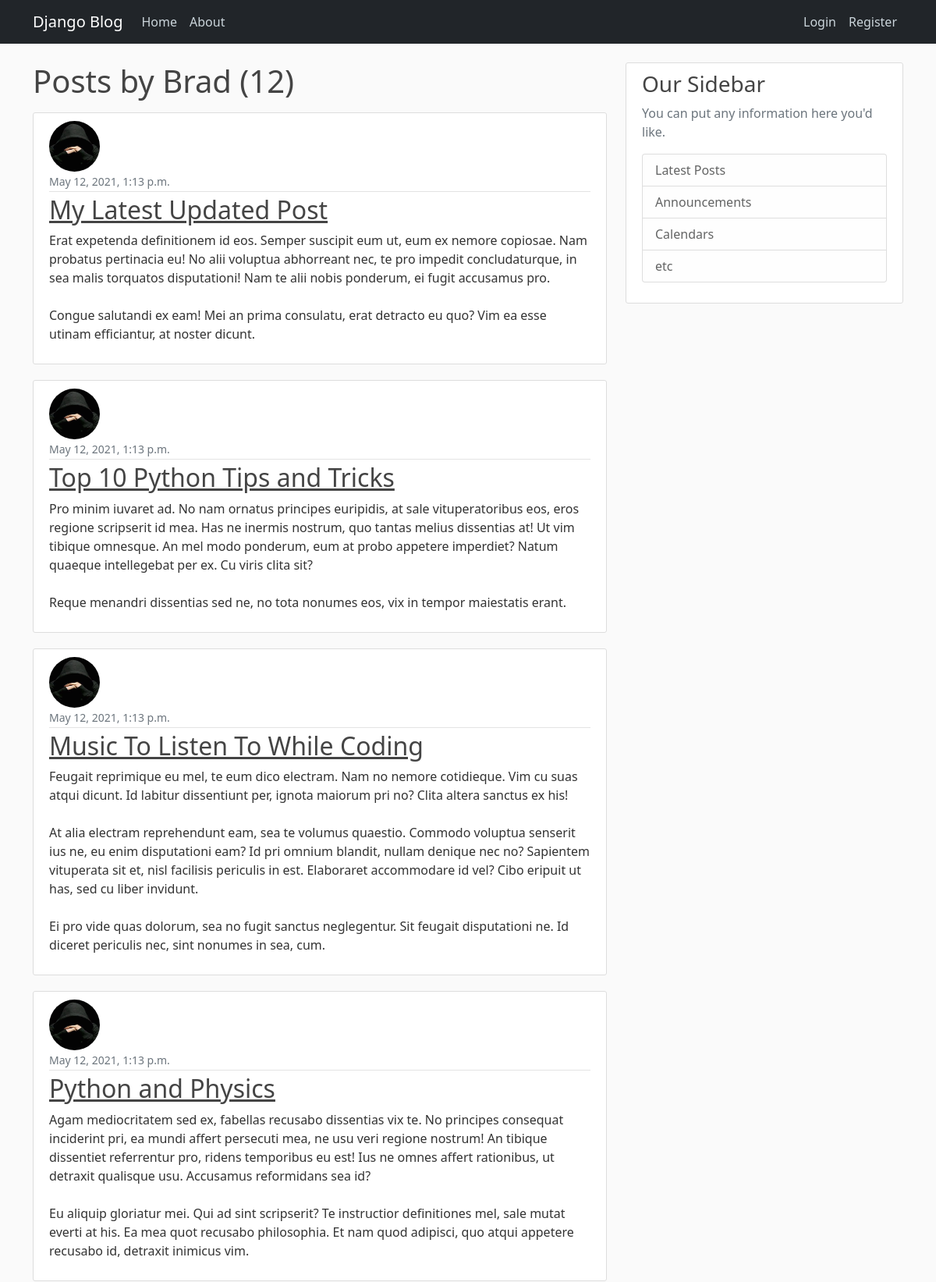
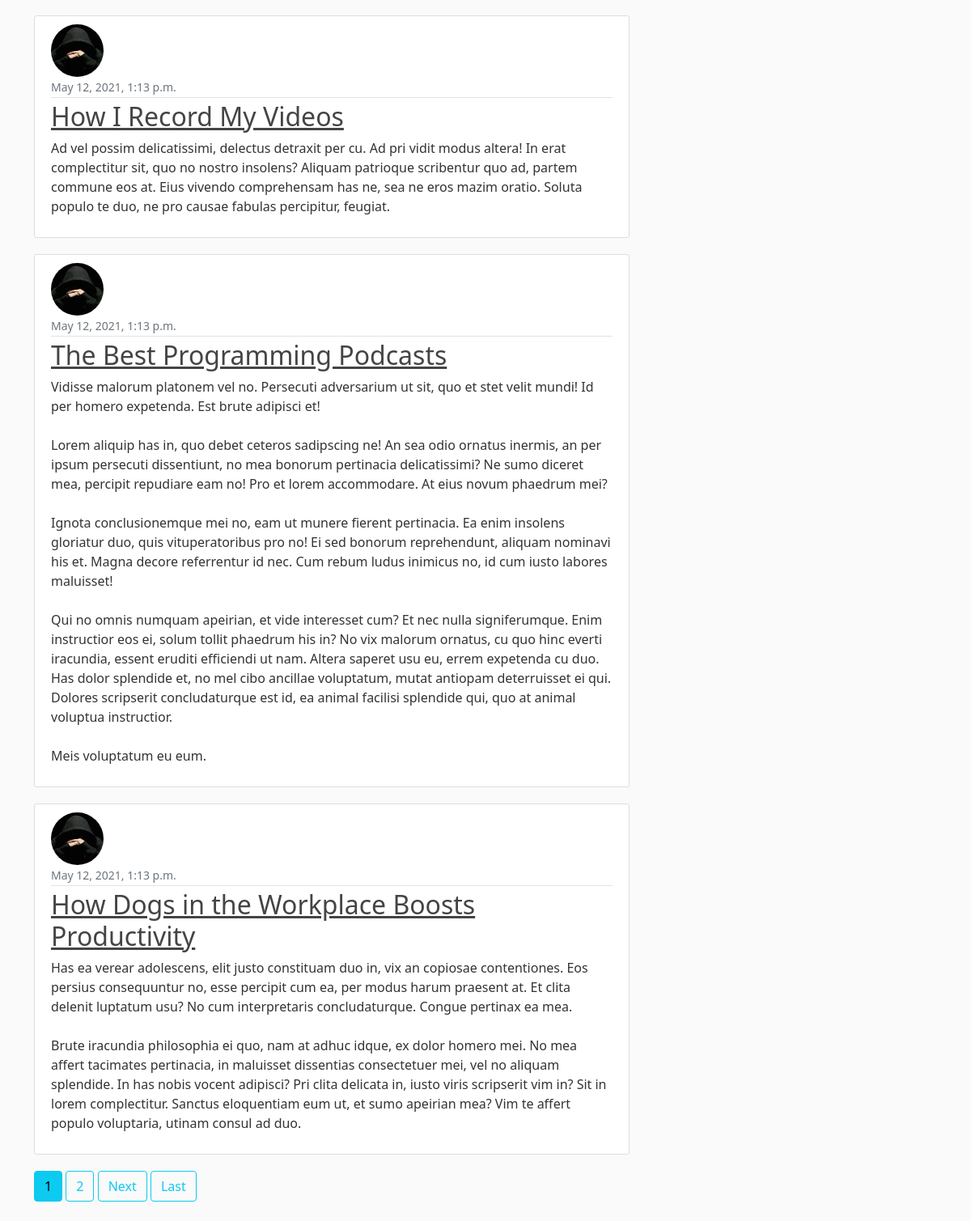
The app's page /user/brad with its own data (2 pictures, top to bottom).
### coolApp/models.py (models this page shows, shortened)
class Post(models.Model):
    title = models.CharField(max_length = 100)
    content = models.TextField()
    date_posted = models.DateTimeField(default=timezone.now)
    author = models.ForeignKey(User, on_delete=models.CASCADE)

### users/models.py (models this page shows, shortened)
class Profile(models.Model):
    user = models.OneToOneField(User, on_delete=models.CASCADE)
    image = models.ImageField(default='default.jpg', upload_to='profile_pics')

### coolApp/views.py (the view)
# urls.py: path('user/<str:username>',UserPostListView.as_view(), name = 'user-posts'),
class UserPostListView(ListView):
    model = Post
    template_name = 'coolApp/user_posts.html' #<app>/<model>_<viewtype>.html
    context_object_name = 'posts'
    paginate_by = 7
    def get_queryset(self):
        user = get_object_or_404(User, username=self.kwargs.get('username'))
        return Post.objects.filter(author=user).order_by('-date_posted')

### coolApp/templates/coolApp/user_posts.html (shortened to what this page needs)
{%  extends 'coolApp/index.html' %}
{%  block content %}
    <h1 class="mb-3">Posts by {{ view.kwargs.username.capitalize }} ({{ page_obj.paginator.count }})</h1>
    {% for post in posts %}
        <article class="media content-section">
          <img  class="rounded-circle article-img"   src="{{ post.author.profile.image.url }}" alt="">
            <div class="media-body">
              <div class="article-metadata">
                <small class="text-muted">{{ post.date_posted }}</small>
              </div>
              <h2><a class="article-title" href="{% url 'post-detail' post.id %}">{{ post.title }}</a></h2>
              <p class="article-content">{{ post.content }}</p>
            </div>
        </article>
    {% endfor %}
    {% if is_paginated %}
      {% for num in page_obj.paginator.page_range %}
        {% if page_obj.number == num %}
          <a href="?page={{ num }}" class="btn btn-info mb-4">{{ num }}</a>
        {% elif num > page_obj.number|add:'-3' and  num < page_obj.number|add:'3' %}
          <a href="?page={{ num }}" class="btn btn-outline-info mb-4">{{ num }}</a>
        {% endif %}
      {% endfor %}
      {% if page_obj.has_next %}
        <a href="?page={{ page_obj.next_page_number }}" class="btn btn-outline-info mb-4">Next</a>
        <a href="?page={{ page_obj.paginator.num_pages }}" class="btn btn-outline-info mb-4">Last</a>
      {% endif %}
    {% endif %}
{% endblock content %}

### coolApp/static/coolApp/main.css (style rules this page uses)
body { background: #fafafa; color: #333333; margin-top: 5rem; }
h1, h2, h3, h4, h5, h6 { color: #444444; }
.content-section { background: #ffffff; padding: 10px 20px; border: 1px solid #dddddd; border-radius: 3px; margin-bottom: 20px; }
.article-title { color: #444444; }
.article-content { white-space: pre-line; }
.article-img { height: 65px; width: 65px; margin-right: 16px; }
.article-metadata { padding-bottom: 1px; margin-bottom: 4px; border-bottom: 1px solid #e3e3e3 }

### records on screen
Post: author.profile.image (placeholder picture), date_posted "May 12, 2021, 1:13 p.m.", title "My Latest Updated Post", content "Erat expetenda definitionem id eos. Semper suscipit eum ut, eum ex nemore copiosae. Nam probatus pertinacia eu! No alii voluptua abhorreant nec, te pro impedit concludaturque, in sea malis torquatos disputationi! Nam te alii nobis ponderum, ei fugit accusamus pro. Congue salutandi ex eam! Mei an prima consulatu, erat detracto eu quo? Vim ea esse utinam efficiantur, at noster dicunt."
Post: author.profile.image (placeholder picture), date_posted "May 12, 2021, 1:13 p.m.", title "Top 10 Python Tips and Tricks", content "Pro minim iuvaret ad. No nam ornatus principes euripidis, at sale vituperatoribus eos, eros regione scripserit id mea. Has ne inermis nostrum, quo tantas melius dissentias at! Ut vim tibique omnesque. An mel modo ponderum, eum at probo appetere imperdiet? Natum quaeque intellegebat per ex. Cu viris clita sit? Reque menandri dissentias sed ne, no tota nonumes eos, vix in tempor maiestatis erant."
Post: author.profile.image (placeholder picture), date_posted "May 12, 2021, 1:13 p.m.", title "Music To Listen To While Coding", content "Feugait reprimique eu mel, te eum dico electram. Nam no nemore cotidieque. Vim cu suas atqui dicunt. Id labitur dissentiunt per, ignota maiorum pri no? Clita altera sanctus ex his! At alia electram reprehendunt eam, sea te volumus quaestio. Commodo voluptua senserit ius ne, eu enim disputationi eam? Id pri omnium blandit, nullam denique nec no? Sapientem vituperata sit et, nisl facilisis periculis in est. Elaboraret accommodare id vel? Cibo eripuit ut has, sed cu liber invidunt. Ei pro vide quas dolorum, sea no fugit sanctus neglegentur. Sit feugait disputationi ne. Id diceret periculis nec, sint nonumes in sea, cum."
Post: author.profile.image (placeholder picture), date_posted "May 12, 2021, 1:13 p.m.", title "Python and Physics", content "Agam mediocritatem sed ex, fabellas recusabo dissentias vix te. No principes consequat inciderint pri, ea mundi affert persecuti mea, ne usu veri regione nostrum! An tibique dissentiet referrentur pro, ridens temporibus eu est! Ius ne omnes affert rationibus, ut detraxit qualisque usu. Accusamus reformidans sea id? Eu aliquip gloriatur mei. Qui ad sint scripserit? Te instructior definitiones mel, sale mutat everti at his. Ea mea quot recusabo philosophia. Et nam quod adipisci, quo atqui appetere recusabo id, detraxit inimicus vim."
Post: author.profile.image (placeholder picture), date_posted "May 12, 2021, 1:13 p.m.", title "How I Record My Videos", content "Ad vel possim delicatissimi, delectus detraxit per cu. Ad pri vidit modus altera! In erat complectitur sit, quo no nostro insolens? Aliquam patrioque scribentur quo ad, partem commune eos at. Eius vivendo comprehensam has ne, sea ne eros mazim oratio. Soluta populo te duo, ne pro causae fabulas percipitur, feugiat."
Post: author.profile.image (placeholder picture), date_posted "May 12, 2021, 1:13 p.m.", title "The Best Programming Podcasts", content "Vidisse malorum platonem vel no. Persecuti adversarium ut sit, quo et stet velit mundi! Id per homero expetenda. Est brute adipisci et! Lorem aliquip has in, quo debet ceteros sadipscing ne! An sea odio ornatus inermis, an per ipsum persecuti dissentiunt, no mea bonorum pertinacia delicatissimi? Ne sumo diceret mea, percipit repudiare eam no! Pro et lorem accommodare. At eius novum phaedrum mei? Ignota conclusionemque mei no, eam ut munere fierent pertinacia. Ea enim insolens gloriatur duo, quis vituperatoribus pro no! Ei sed bonorum reprehendunt, aliquam nominavi his et. Magna decore referrentur id nec. Cum rebum ludus inimicus no, id cum iusto labores maluisset! Qui no omnis numquam…"
Post: author.profile.image (placeholder picture), date_posted "May 12, 2021, 1:13 p.m.", title "How Dogs in the Workplace Boosts Productivity", content "Has ea verear adolescens, elit justo constituam duo in, vix an copiosae contentiones. Eos persius consequuntur no, esse percipit cum ea, per modus harum praesent at. Et clita delenit luptatum usu? No cum interpretaris concludaturque. Congue pertinax ea mea. Brute iracundia philosophia ei quo, nam at adhuc idque, ex dolor homero mei. No mea affert tacimates pertinacia, in maluisset dissentias consectetuer mei, vel no aliquam splendide. In has nobis vocent adipisci? Pri clita delicata in, iusto viris scripserit vim in? Sit in lorem complectitur. Sanctus eloquentiam eum ut, et sumo apeirian mea? Vim te affert populo voluptaria, utinam consul ad duo."

### other values on screen
{{ view.kwargs.username.capitalize }} "Brad"
{{ page_obj.paginator.count }} "12"
{{ num }} "1"
{{ num }} "2"
